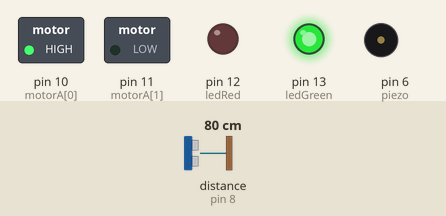
Simulated run of this sketch. Board: Arduino Uno, built with avr-gcc and run on an emulated ATmega328P. On the bench: switched loads named in the sketch (green lamp = pin HIGH), output pins drawn as LEDs (lit = HIGH), buzzer (waves = sounding). Wiring (inferred from the names in the program): ultrasonic range finder: trigger pin 9; echo pin 8. Inputs (shaded band) come from the test bench; at power-on: distance to the obstacle (sensor on pin 8) 80 cm. The echo pulse lasts 58.3 µs per cm; pins used as bus, display or sensor lines are not drawn.

Above: at 0.1 s.
At 0.6 s:
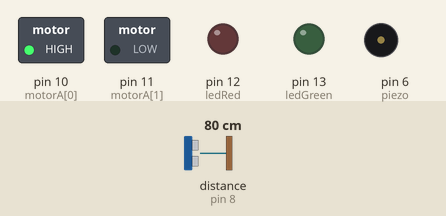
At 1.7 s:
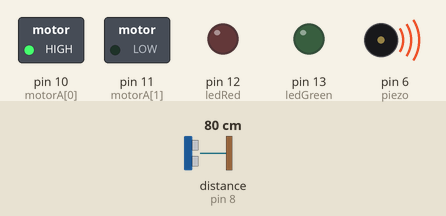
At 19.0 s:
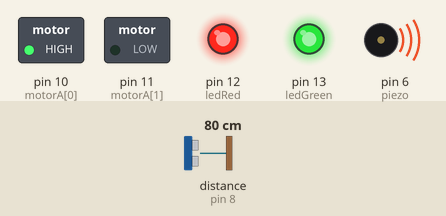
At 38.4 s:
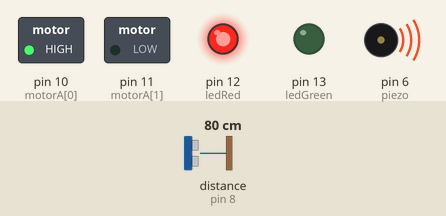
Timing chart, 0 to 40.0 s (numbered marks = the images above):
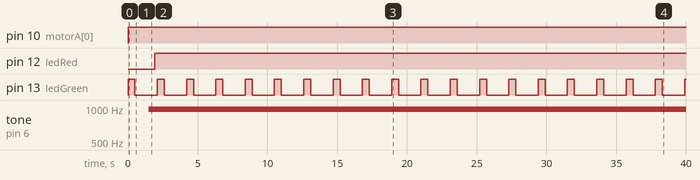

The sketch:

Robot-Esquiva.ino
```cpp
const int piezo = 6;
const int echo = 8;
const int trig = 9;
const int ledRed = 12;
const int ledGreen = 13;

int motorA []= {10, 11};
int motorB [] = {4, 5};

unsigned int tiempo, distancia;

int tonos [] = {26, 27, 29, 31, 33, 34, 37 };
int numTonos =  sizeof(tonos);

void setup() {

  Serial.begin(9600);
  pinMode(echo, INPUT);
  pinMode(trig, OUTPUT);
  pinMode(ledRed, OUTPUT);
  pinMode(ledGreen, OUTPUT);
  pinMode(piezo, OUTPUT);
  pinMode(motorA, OUTPUT);
  pinMode(motorB, OUTPUT);
}


void loop() {

   UltraDetector();
}

void ArrancarMotores(){
    digitalWrite(motorA[0], HIGH);
    digitalWrite(motorB[0], HIGH);
    LedBlink(ledGreen);
}

void RetrocederMotores(){
    digitalWrite(motorA[1], HIGH);
    digitalWrite(motorB[1], HIGH);
    LedBlink(ledGreen);
}

void UltraDetector(){
     digitalWrite(trig, LOW);
     delayMicroseconds(2);
     digitalWrite(trig, HIGH);
     delayMicroseconds(10);
     digitalWrite(trig, LOW);
     ArrancarMotores();
     tiempo = pulseIn(echo, HIGH);
     distancia = tiempo / 58;

     if(distancia <= 15){
        SoundBeep(200);
        LedON(ledRed);
        delay(200);
      }
       else {
        noTone(piezo);
        RetrocederMotores();
      }

}

void SoundBeep(unsigned int pausa){
    analogWrite(piezo, 40);
    delay(pausa);           // Esperar
    analogWrite(piezo, 0); // Apagar
    delay(pausa);
 }

void SomeBeep(){
  for (int item = 0; item < numTonos; ++item){
        tone(piezo, tonos[item]);
        delay(500);
  }
}

void LedON(unsigned int pinLed){
     digitalWrite(pinLed, HIGH);
}

void LedOFF(unsigned int pinLed){
     digitalWrite(pinLed, LOW);
}

void LedBlink(unsigned int pinLed){
     digitalWrite(pinLed, HIGH);
     delay(500);
     digitalWrite(pinLed, LOW);
}
```

Measured:
- by itself, pin 10 (motorA[0]): LOW → HIGH at 0.00 s
- by itself, pin 12 (ledRed): LOW → HIGH at 1.9 s
- by itself, pin 13 (ledGreen): alternates HIGH for 0.50 s and LOW for 1.6 s
- by itself, tone on pin 6 (piezo): silent → 977 Hz at 1.5 s
